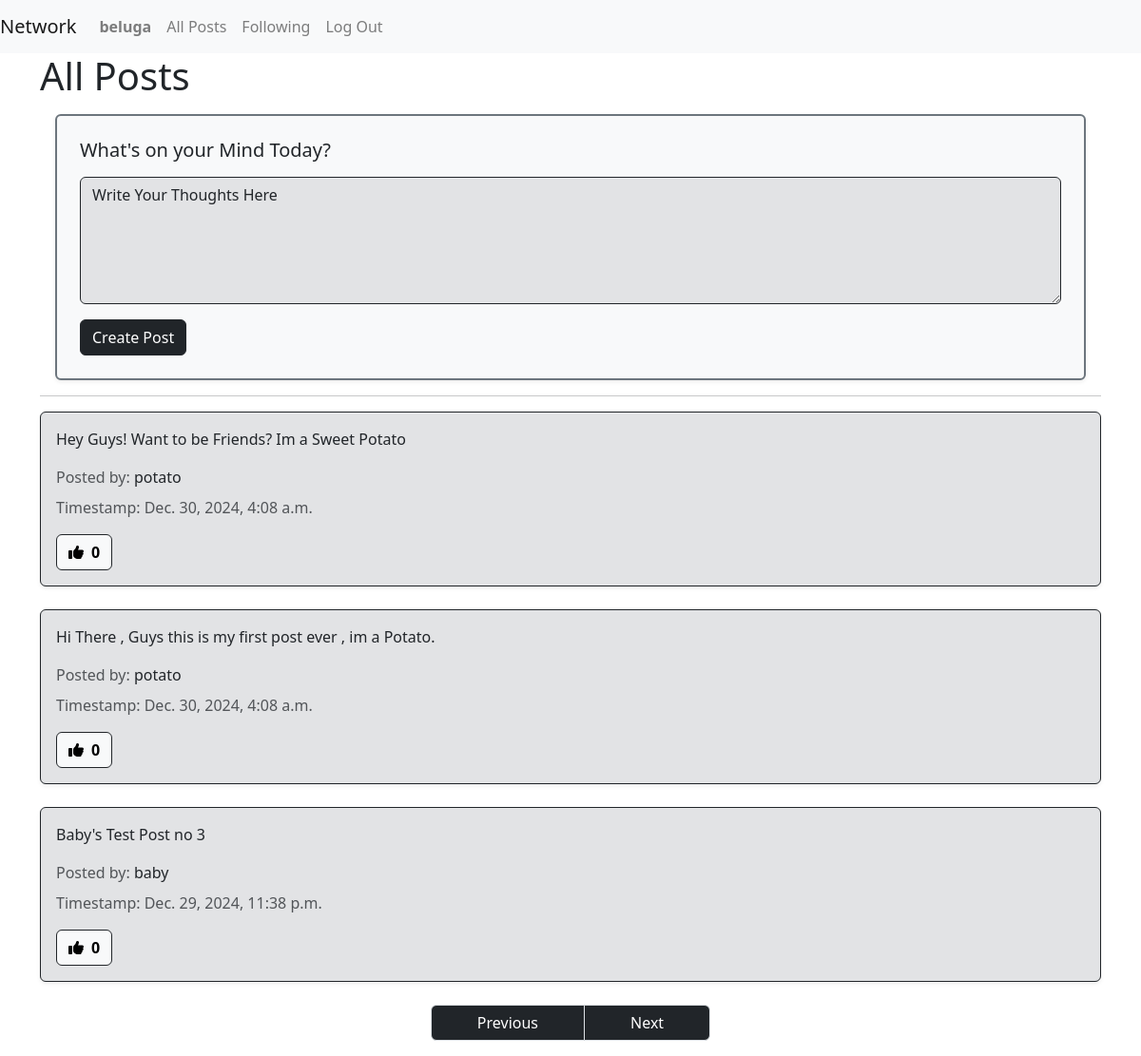
/?page=2 (signed in), run on the app's committed database.
### network/models.py (models this page shows, shortened)
class User(AbstractUser):
    pass

class Post(models.Model):
    user = models.ForeignKey(User, on_delete=models.CASCADE , related_name="author")
    content = models.TextField()
    timestamp = models.DateTimeField(auto_now_add=True)

### network/views.py (the view)
# urls.py: path("", views.index, name="index"),
def index(request):
    allPosts = Post.objects.all().order_by("id").reverse()
    pag = Paginator(allPosts, 3)
    page_number = request.GET.get('page')
    try:
        posts = pag.get_page(page_number)
    except PageNotAnInteger:
        posts = pag.get_page(1)
    except EmptyPage:
        posts = pag.get_page(pag.num_pages)
    return render(request, "network/index.html" , {
        'posts' : allPosts,
        'page_posts' : posts
    })

### network/templates/network/index.html (shortened to what this page needs)
{% extends "network/layout.html" %} {% block body %}
<div class="container">
  <h1 class="display-6">All Posts</h1>
  {% if user.is_authenticated %}
  <div class="shadow-sm border-2 bg-light text-dark border border-secondary rounded-2 p-4 m-3">
    <h5 class="mb-3">What's on your Mind Today?</h5>
    <form action="{% url 'newPost' %}" method="post">
      <div class="mb-3">
        <textarea type="text" rows="5" class="border border-1 border-dark rounded-2 bg-secondary-subtle form-control"
          name="content" placeholder="">
Write Your Thoughts Here</textarea>
      </div>
      <button type="submit" class="btn-dark btn ms-auto">Create Post</button>
    </form>
  </div>
  {% endif %}
  <hr />
  {% for p in page_posts %}
  <div class="mb-4" key="{index}">
    <div class="card bg-secondary-subtle text-dark border-dark rounded-2 shadow-sm">
      <div class="card-body position-relative">
        <p class="card-text fw-medium">{{p.content}}</p>
        <p class="text-muted mb-2">
          Posted by:
          <a class="text-decoration-none fw-medium text-dark" href="{% url 'profile' uid=p.user.id %}"> {{p.user}} </a>
        </p>
        <p class="text-muted">Timestamp: {{p.timestamp}}</p>
        <div class="d-flex align-items-center gap-3">
          <button type="button" id="likeButton{{p.id}}" class="btn btn-light border-dark rounded-2 d-flex align-items-center gap-2"
                  onclick="toggleLike({{p.id}})">
            <i class="fas fa-thumbs-up"></i>
            <span id="likeCount{{p.id}}" class="fw-bold">{{p.likes.count}}</span>
          </button>
        </div>
      </div>
    </div>
  </div>
  {% endfor %}
  <div class="d-flex justify-content-center">
    <nav aria-label="Page navigation">
      <ul class="pagination">
        {% if page_posts.has_previous %}
        <li class="page-item">
          <a class="p-2 px-5 page-link bg-dark text-white"
            href="?page={{ page_posts.previous_page_number }}">Previous</a>
        </li>
        {% endif %} {% if page_posts.has_next %}
        <li class="page-item">
          <a class="p-2 px-5 page-link bg-dark text-white" href="?page={{ page_posts.next_page_number }}">Next</a>
        </li>
        {% endif %}
      </ul>
    </nav>
  </div>
</div>
{% endblock %}

### network/templates/network/layout.html (shortened to what this page needs)
{% load static %}
<!DOCTYPE html>
<html lang="en">
<head>
    <link rel="stylesheet" href="https://stackpath.bootstrapcdn.com/bootstrap/4.4.1/css/bootstrap.min.css"
>
    <link href="{% static 'network/styles.css' %}" rel="stylesheet">
    <link rel="stylesheet" href="https://cdn.jsdelivr.net/npm/bootstrap@5.3.3/dist/css/bootstrap.min.css"
>
    <link rel="stylesheet" href="https://cdnjs.cloudflare.com/ajax/libs/font-awesome/6.7.2/css/all.min.css"
 />
</head>
<body>
    <nav class="navbar navbar-expand-lg navbar-light bg-light">
        <a class="navbar-brand" href="{% url 'index' %}">Network</a>
        <div>
            <ul class="navbar-nav mr-auto">
                {% if user.is_authenticated %}
                <li class="nav-item">
                    <a class="nav-link" href="{% url 'profile' uid=user.id %}"><strong>{{ user.username }}</strong></a>
                </li>
                {% endif %}
                <li class="nav-item">
                    <a class="nav-link" href="{% url 'index' %}">All Posts</a>
                </li>
                {% if user.is_authenticated %}
                <li class="nav-item">
                    <a class="nav-link" href="#">Following</a>
                </li>
                <li class="nav-item">
                    <a class="nav-link" href="{% url 'logout' %}">Log Out</a>
                </li>
                {% endif %}
            </ul>
        </div>
    </nav>
    <div class="body">
        {% block body %}
        {% endblock %}
    </div>
</body>
</html>

### data on the page
User: username "beluga"
Post: content "Hey Guys! Want to be Friends? Im a Sweet Potato", user "potato", timestamp "Dec. 30, 2024, 4:08 a.m.", likes.count "0"
Post: content "Hi There , Guys this is my first post ever , im a Potato.", user "potato", timestamp "Dec. 30, 2024, 4:08 a.m.", likes.count "0"
Post: content "Baby's Test Post no 3", user "baby", timestamp "Dec. 29, 2024, 11:38 p.m.", likes.count "0"
